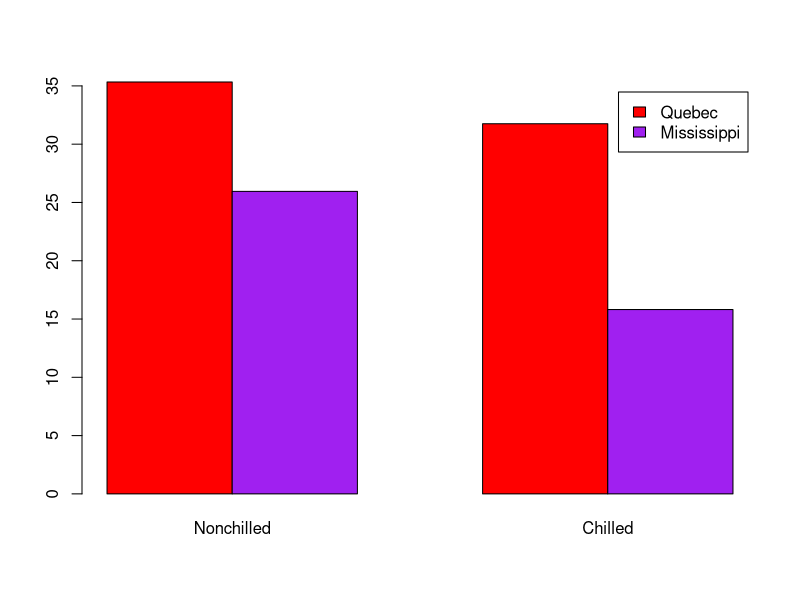

R code for this plot:
#T-testing
#t.test(x,y,default wo-tailed or greater or lesser)

library("datasets")

dat <- swiss
head(dat)
attach(dat)

meanIM <- mean(Infant.Mortality,na.rm=T)
meanF <- mean(Fertility,na.rm=T)

test <- t.test(Infant.Mortality,Fertility)
test$p.value

#ANOVA
#anova(linearmodel())
grass <- CO2
summary(grass)
attach(grass)

model <- lm(uptake~factor(Type))
anova(model)

#Two-Away ANOVA
mod <- lm(uptake~factor(Type)*factor(Treatment)+factor(Type)+factor(Treatment))
anova(mod)
cellmeans <- tapply(uptake,list(Type,Treatment),mean,na.rm=T)
barplot(cellmeans,beside=T,col=c("red","purple"),names.arg=c("Nonchilled","Chilled"),legend=c("Quebec","Mississippi"))

#Regression Model
